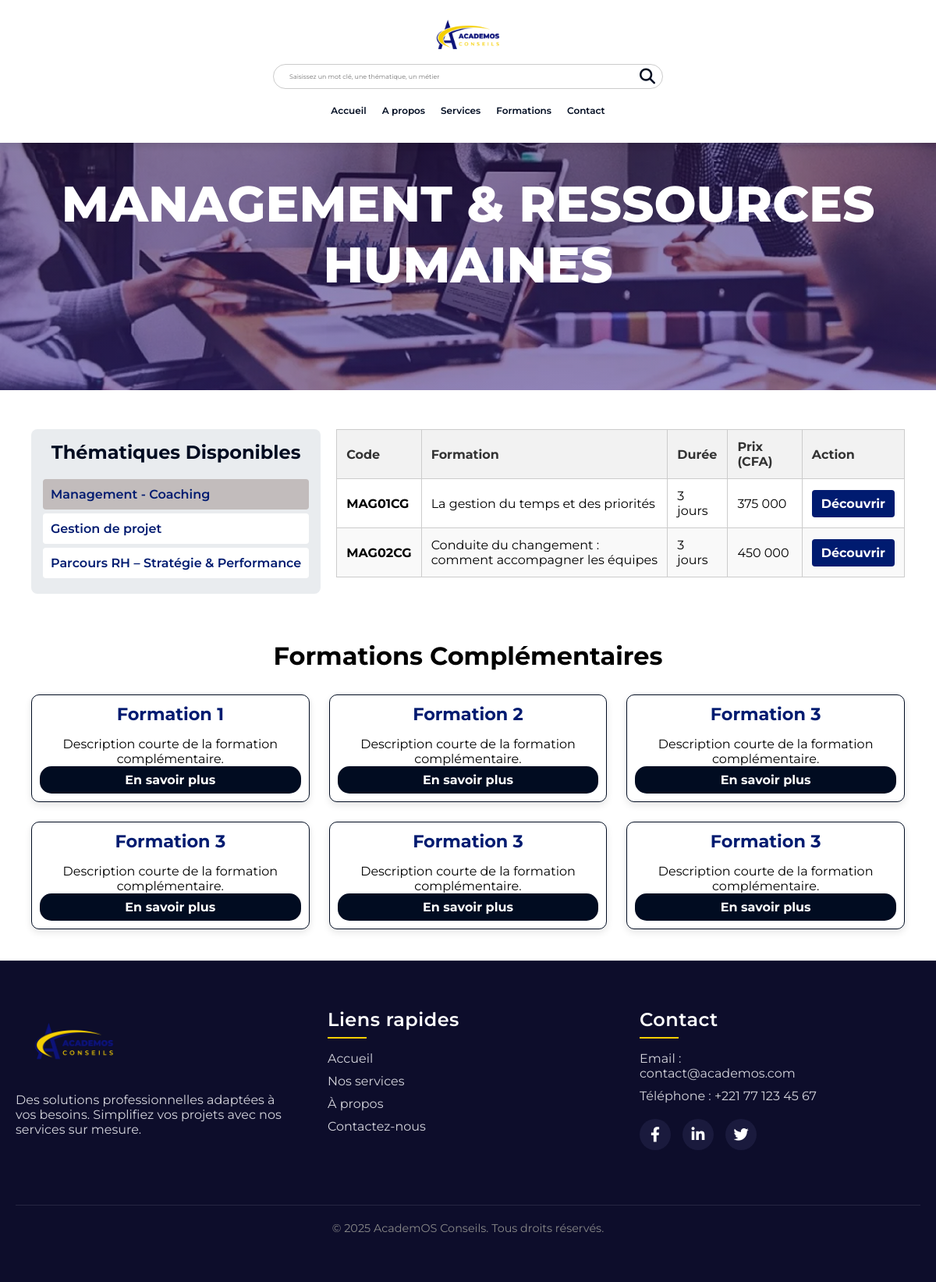
Screenshot of /thematic/5/ with the database file from the repository.
### apphome/models.py (models this page shows, shortened)
class TypeFormation(models.Model):
    nom = models.CharField(max_length=100, unique=True)
    image = models.ImageField(upload_to='type_formation_images/', blank=True, null=True)

class Thematique(models.Model):
    type_formation = models.ForeignKey(TypeFormation, on_delete=models.CASCADE, related_name="thematiques")
    categorie = models.ForeignKey(Categorie, on_delete=models.SET_NULL, null=True, blank=True, related_name="thematiques")
    nom = models.CharField(max_length=100)
    code_prefix = models.CharField(max_length=3, default='')

class Formation(models.Model):
    thematique = models.ForeignKey(Thematique, on_delete=models.CASCADE, related_name="formations")
    titre = models.CharField(max_length=200)
    duree = models.PositiveIntegerField(help_text="Durée de la formation")
    unite_duree = models.CharField(max_length=10, choices=[('heures', 'Heures'), ('jours', 'Jours'), ('semaines', 'Semaines'), ('mois', 'Mois')], default='heures')
    prix = models.DecimalField(max_digits=10, decimal_places=2)
    code = models.CharField(max_length=20, unique=True, editable=False, default='')
    image = models.ImageField(upload_to='formations/', blank=True, null=True)  # Champ image
    @property
    def prix_formate(self):
        prix_sans_decimales = int(self.prix)
        return f"{prix_sans_decimales:,}".replace(',', ' ')

### apphome/views.py (the view)
# urls.py: path('thematic/<int:type_formation_id>/', thematic, name="thematic"),  # URL pour les thématiques par type de formation
def thematic(request, type_formation_id):
    type_formation = get_object_or_404(TypeFormation, id=type_formation_id)
    thematiques = type_formation.thematiques.all()
    return render(request, "thematic.html", {
        'type_formation': type_formation,
        'thematiques': thematiques,
    })

### apphome/templates/thematic.html (shortened to what this page needs)
<!DOCTYPE html>
{% load static %}
<html lang="en">
<head>
    <link rel="stylesheet" href="https://cdnjs.cloudflare.com/ajax/libs/font-awesome/6.4.0/css/all.min.css">
    <link rel="stylesheet" href="{% static 'css/thematic.css' %}">
</head>
<body>
    <section class="header">
        <div class="navbar">
            <a href="{% url 'base' %}"><img src="{% static 'img/logo-png-academos.png' %}" alt="logo_academos"></a>
            <div class="search-container">
                <input type="search" id="search-input" placeholder="Saisissez un mot clé, une thématique, un métier">
                <button type="button" class="search-button" id="search-button">
                    <i class="fa-solid fa-magnifying-glass"></i>
                </button>
            </div>
            <div class="menu">
                <a href="{% url 'base' %}">Accueil</a>
                <a href="{% url 'about' %}">A propos</a>
                <div class="dropdown">
                    <a href="{% url 'service' %}" class="dropdown-toggle">Services</a>
                </div>
                <a href="{% url 'formation' %}">Formations</a>
                <a href="{% url 'contact' %}">Contact</a>
            </div>
        </div>
        <div class="row_thematic section">
            <h3><span>{{ type_formation.nom }}</span></h3>
        </div>
        <div class="container_thematic">
            <div class="thematic-left">
                <h2>Thématiques Disponibles</h2>
                <div class="onglet_left">
                    {% for thematique in thematiques %}
                        <a href="#" data-tab="{{ thematique.code_prefix }}" class="{% if forloop.first %}active{% endif %}">
                            {{ thematique.nom }}
                        </a>
                    {% endfor %}
                </div>
            </div>
            <div class="formation-right">
                {% for thematique in thematiques %}
                    <div id="{{ thematique.code_prefix }}" class="formations-table-container {% if forloop.first %}active{% endif %}">
                        <table class="formations-table">
                            <thead>
                                <tr>
                                    <th>Code</th>
                                    <th>Formation</th>
                                    <th>Durée</th>
                                    <th>Prix (CFA)</th>
                                    <th>Action</th>
                                </tr>
                            </thead>
                            <tbody>
                                {% for formation in thematique.formations.all %}
                                <tr>
                                    <td>{{ formation.code }}</td>
                                    <td>{{ formation.titre }}</td>
                                    <td>{{ formation.duree }} {{ formation.unite_duree }}</td>
                                    <td>{{ formation.prix_formate }}</td>
                                    <td><a href="{% url 'program' formation.id %}" class="btn-decouvrir">Découvrir</a></td>
                                </tr>
                                {% endfor %}
                            </tbody>
                        </table>
                    </div>
                {% endfor %}
            </div>
        </div>
    </section>
    <section class="formations-complementaires">
        <h2 class="section-title">Formations Complémentaires</h2>
        <div class="cards-grid">
            <div class="card">
                <h3 class="card-title">Formation 1</h3>
                <p class="card-description">Description courte de la formation complémentaire.</p>
                <a href="#" class="btn-detail">En savoir plus</a>
            </div>
            <div class="card">
                <h3 class="card-title">Formation 2</h3>
                <p class="card-description">Description courte de la formation complémentaire.</p>
                <a href="#" class="btn-detail">En savoir plus</a>
            </div>
            <div class="card">
                <h3 class="card-title">Formation 3</h3>
                <p class="card-description">Description courte de la formation complémentaire.</p>
                <a href="#" class="btn-detail">En savoir plus</a>
            </div>
            <div class="card">
                <h3 class="card-title">Formation 3</h3>
                <p class="card-description">Description courte de la formation complémentaire.</p>
                <a href="#" class="btn-detail">En savoir plus</a>
            </div>
            <div class="card">
                <h3 class="card-title">Formation 3</h3>
                <p class="card-description">Description courte de la formation complémentaire.</p>
                <a href="#" class="btn-detail">En savoir plus</a>
            </div>
            <div class="card">
                <h3 class="card-title">Formation 3</h3>
                <p class="card-description">Description courte de la formation complémentaire.</p>
                <a href="#" class="btn-detail">En savoir plus</a>
            </div>
        </div>
    </section>
    <footer>
        <div class="footer-container">
            <div class="footer-column footer-logo">
                <img src="{% static 'img/logo-png-academos.png' %}" alt="Logo AcademOS">
                <p>Des solutions professionnelles adaptées à vos besoins. Simplifiez vos projets avec nos services sur mesure.</p>
            </div>
            <div class="footer-column">
                <h4>Liens rapides</h4>
                <a href="#">Accueil</a>
                <a href="#">Nos services</a>
                <a href="#">À propos</a>
                <a href="#">Contactez-nous</a>
            </div>
            <div class="footer-column">
                <h4>Contact</h4>
                <p>Email : <a href="mailto:contact@academos.com">contact@academos.com</a></p>
                <p>Téléphone : +221 77 123 45 67</p>
                <div class="footer-social-icons">
                    <a href="#" title="Facebook"><i class="fab fa-facebook-f"></i></a>
                    <a href="#" title="LinkedIn"><i class="fab fa-linkedin-in"></i></a>
                    <a href="#" title="Twitter"><i class="fab fa-twitter"></i></a>
                </div>
            </div>
        </div>
        <div class="footer-bottom">
            &copy; 2025 AcademOS Conseils. Tous droits réservés.
        </div>
    </footer>
</body>
</html>

### rows the page displays
TypeFormation: nom "MANAGEMENT & RESSOURCES HUMAINES"
Thematique: nom "Management - Coaching"
Thematique: nom "Gestion de projet"
Thematique: nom "Parcours RH – Stratégie & Performance"
Formation: code "MAG01CG", titre "La gestion du temps et des priorités", duree "3", unite_duree "jours", prix_formate "375 000"
Formation: code "MAG02CG", titre "Conduite du changement : comment accompagner les équipes", duree "3", unite_duree "jours", prix_formate "450 000"
